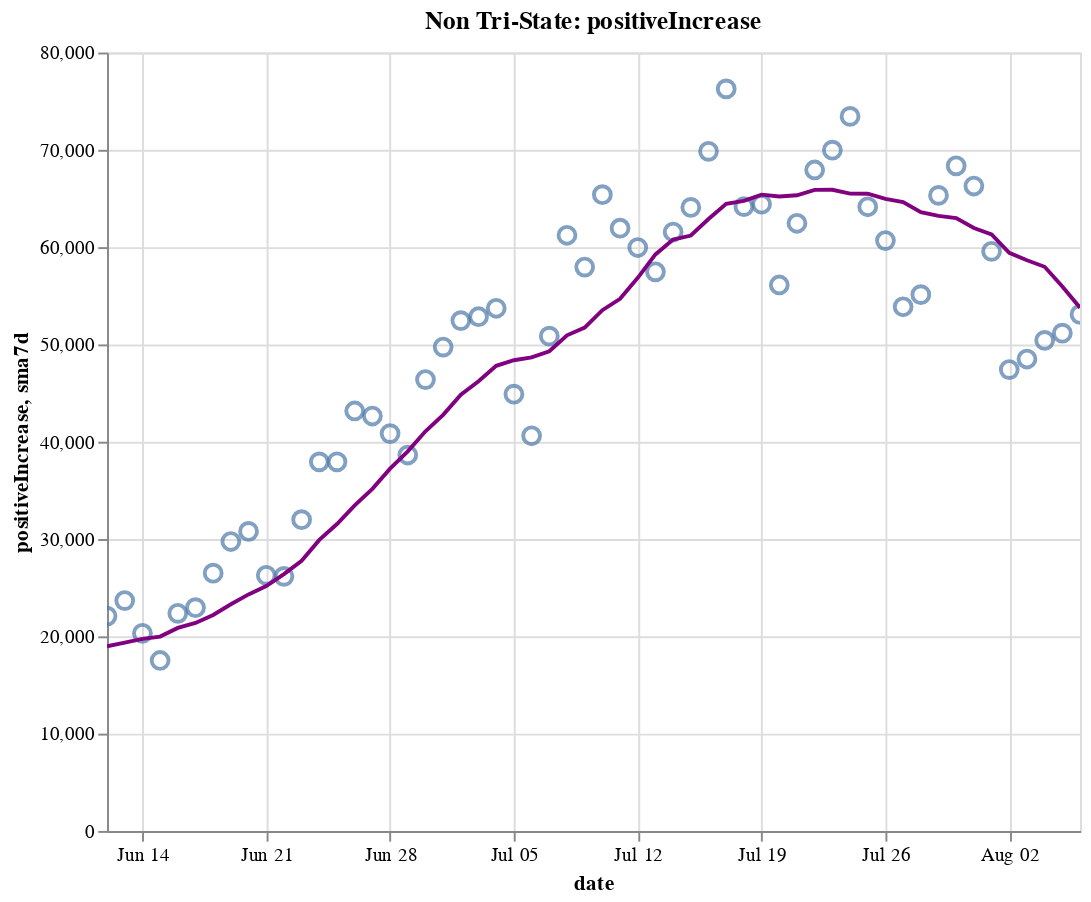

Notebook code for this chart:
### Code cell
create_plot(non_tristate, 'positiveIncrease')

### Figure 1 — Vega-Lite specification as saved in the notebook (floating-point values rounded to 4 significant figures)
{"config": {"view": {"continuousWidth": 400, "continuousHeight": 300}}, "layer": [{"layer": [{"mark": {"type": "point", "size": 75}, "encoding": {"tooltip": [{"type": "temporal", "field": "date"}, {"type": "quantitative", "field": "positiveIncrease"}, {"type": "quantitative", "field": "sma7d"}], "x": {"type": "temporal", "field": "date"}, "y": {"type": "quantitative", "field": "positiveIncrease"}}, "selection": {"selector014": {"type": "interval", "bind": "scales", "encodings": ["x", "y"]}}}, {"mark": {"type": "line", "color": "purple"}, "encoding": {"x": {"type": "temporal", "field": "date"}, "y": {"type": "quantitative", "field": "sma7d"}}}]}, {"mark": {"type": "rule", "color": "#aaa"}, "encoding": {"x": {"type": "temporal", "field": "date"}}, "transform": [{"filter": {"selection": "selector013"}}]}, {"mark": "circle", "encoding": {"opacity": {"condition": {"value": 1, "selection": "selector013"}, "value": 0}, "tooltip": [{"type": "temporal", "field": "date"}, {"type": "quantitative", "field": "positiveIncrease"}, {"type": "quantitative", "field": "sma7d"}], "x": {"type": "temporal", "field": "date"}, "y": {"type": "quantitative", "field": "positiveIncrease"}}, "selection": {"selector013": {"type": "single", "encodings": ["x"], "on": "mouseover", "nearest": true, "empty": "none"}}}, {"mark": {"type": "text", "align": "left", "dx": 5, "dy": -5, "stroke": "white", "strokeWidth": 2}, "encoding": {"text": {"type": "quantitative", "field": "positiveIncrease"}, "tooltip": [{"type": "temporal", "field": "date"}, {"type": "quantitative", "field": "positiveIncrease"}, {"type": "quantitative", "field": "sma7d"}], "x": {"type": "temporal", "field": "date"}, "y": {"type": "quantitative", "field": "positiveIncrease"}}, "transform": [{"filter": {"selection": "selector013"}}]}, {"mark": {"type": "text", "align": "left", "dx": 5, "dy": -5}, "encoding": {"text": {"type": "quantitative", "field": "positiveIncrease"}, "tooltip": [{"type": "temporal", "field": "date"}, {"type": "quantitative", "field": "positiveIncrease"}, {"type": "quantitative", "field": "sma7d"}], "x": {"type": "temporal", "field": "date"}, "y": {"type": "quantitative", "field": "positiveIncrease"}}, "transform": [{"filter": {"selection": "selector013"}}]}], "data": {"name": "data-dd886a3183b45aaa090133a79f2da5a5"}, "height": 400, "title": "Non Tri-State: positiveIncrease", "width": 500, "$schema": "https://vega.github.io/schema/vega-lite/v4.8.1.json", "datasets": {"data-dd886a3183b45aaa090133a79f2da5a5": [{"date": "2020-06-12T00:00:00", "totalTestResultsIncrease": 512100.0, "positiveIncrease": 22080.0, "death": 67250.0, "deathIncrease": 660.0, "positiveRate": 0.043, "state": "Non Tri-State", "sma7d": 18980.0}, {"date": "2020-06-13T00:00:00", "totalTestResultsIncrease": 397700.0, "positiveIncrease": 23680.0, "death": 67780.0, "deathIncrease": 532.0, "positiveRate": 0.06, "state": "Non Tri-State", "sma7d": 19350.0}, {"date": "2020-06-14T00:00:00", "totalTestResultsIncrease": 396300.0, "positiveIncrease": 20310.0, "death": 68060.0, "deathIncrease": 280.0, "positiveRate": 0.051, "state": "Non Tri-State", "sma7d": 19740.0}, {"date": "2020-06-15T00:00:00", "totalTestResultsIncrease": 352800.0, "positiveIncrease": 17520.0, "death": 68360.0, "deathIncrease": 298.0, "positiveRate": 0.05, "state": "Non Tri-State", "sma7d": 19970.0}, {"date": "2020-06-16T00:00:00", "totalTestResultsIncrease": 381800.0, "positiveIncrease": 22370.0, "death": 69000.0, "deathIncrease": 643.0, "positiveRate": 0.059, "state": "Non Tri-State", "sma7d": 20870.0}, {"date": "2020-06-17T00:00:00", "totalTestResultsIncrease": 405300.0, "positiveIncrease": 22950.0, "death": 69700.0, "deathIncrease": 695.0, "positiveRate": 0.057, "state": "Non Tri-State", "sma7d": 21370.0}, {"date": "2020-06-18T00:00:00", "totalTestResultsIncrease": 416700.0, "positiveIncrease": 26490.0, "death": 70330.0, "deathIncrease": 634.0, "positiveRate": 0.064, "state": "Non Tri-State", "sma7d": 22200.0}, {"date": "2020-06-19T00:00:00", "totalTestResultsIncrease": 460300.0, "positiveIncrease": 29740.0, "death": 70920.0, "deathIncrease": 583.0, "positiveRate": 0.065, "state": "Non Tri-State", "sma7d": 23290.0}, {"date": "2020-06-20T00:00:00", "totalTestResultsIncrease": 462100.0, "positiveIncrease": 30780.0, "death": 71480.0, "deathIncrease": 569.0, "positiveRate": 0.067, "state": "Non Tri-State", "sma7d": 24310.0}, {"date": "2020-06-21T00:00:00", "totalTestResultsIncrease": 415400.0, "positiveIncrease": 26270.0, "death": 71740.0, "deathIncrease": 255.0, "positiveRate": 0.063, "state": "Non Tri-State", "sma7d": 25160.0}, {"date": "2020-06-22T00:00:00", "totalTestResultsIncrease": 381000.0, "positiveIncrease": 26160.0, "death": 71980.0, "deathIncrease": 241.0, "positiveRate": 0.069, "state": "Non Tri-State", "sma7d": 26400.0}, {"date": "2020-06-23T00:00:00", "totalTestResultsIncrease": 428400.0, "positiveIncrease": 31990.0, "death": 72590.0, "deathIncrease": 613.0, "positiveRate": 0.075, "state": "Non Tri-State", "sma7d": 27770.0}, {"date": "2020-06-24T00:00:00", "totalTestResultsIncrease": 445400.0, "positiveIncrease": 37930.0, "death": 73240.0, "deathIncrease": 652.0, "positiveRate": 0.085, "state": "Non Tri-State", "sma7d": 29910.0}, {"date": "2020-06-25T00:00:00", "totalTestResultsIncrease": 540400.0, "positiveIncrease": 37940.0, "death": 73840.0, "deathIncrease": 595.0, "positiveRate": 0.07, "state": "Non Tri-State", "sma7d": 31550.0}, {"date": "2020-06-26T00:00:00", "totalTestResultsIncrease": 506600.0, "positiveIncrease": 43160.0, "death": 74410.0, "deathIncrease": 571.0, "positiveRate": 0.085, "state": "Non Tri-State", "sma7d": 33460.0}, {"date": "2020-06-27T00:00:00", "totalTestResultsIncrease": 496300.0, "positiveIncrease": 42640.0, "death": 74870.0, "deathIncrease": 455.0, "positiveRate": 0.086, "state": "Non Tri-State", "sma7d": 35160.0}, {"date": "2020-06-28T00:00:00", "totalTestResultsIncrease": 495100.0, "positiveIncrease": 40840.0, "death": 75100.0, "deathIncrease": 234.0, "positiveRate": 0.082, "state": "Non Tri-State", "sma7d": 37240.0}, {"date": "2020-06-29T00:00:00", "totalTestResultsIncrease": 562800.0, "positiveIncrease": 38640.0, "death": 75400.0, "deathIncrease": 302.0, "positiveRate": 0.069, "state": "Non Tri-State", "sma7d": 39020.0}, {"date": "2020-06-30T00:00:00", "totalTestResultsIncrease": 542100.0, "positiveIncrease": 46390.0, "death": 75940.0, "deathIncrease": 538.0, "positiveRate": 0.086, "state": "Non Tri-State", "sma7d": 41080.0}, {"date": "2020-07-01T00:00:00", "totalTestResultsIncrease": 544600.0, "positiveIncrease": 49730.0, "death": 76580.0, "deathIncrease": 645.0, "positiveRate": 0.091, "state": "Non Tri-State", "sma7d": 42760.0}, {"date": "2020-07-02T00:00:00", "totalTestResultsIncrease": 561100.0, "positiveIncrease": 52450.0, "death": 77240.0, "deathIncrease": 655.0, "positiveRate": 0.093, "state": "Non Tri-State", "sma7d": 44840.0}, {"date": "2020-07-03T00:00:00", "totalTestResultsIncrease": 623000.0, "positiveIncrease": 52850.0, "death": 77760.0, "deathIncrease": 523.0, "positiveRate": 0.085, "state": "Non Tri-State", "sma7d": 46220.0}, {"date": "2020-07-04T00:00:00", "totalTestResultsIncrease": 556800.0, "positiveIncrease": 53720.0, "death": 78030.0, "deathIncrease": 270.0, "positiveRate": 0.096, "state": "Non Tri-State", "sma7d": 47800.0}, {"date": "2020-07-05T00:00:00", "totalTestResultsIncrease": 567400.0, "positiveIncrease": 44890.0, "death": 78210.0, "deathIncrease": 179.0, "positiveRate": 0.079, "state": "Non Tri-State", "sma7d": 48380.0}, {"date": "2020-07-06T00:00:00", "totalTestResultsIncrease": 426400.0, "positiveIncrease": 40610.0, "death": 78420.0, "deathIncrease": 212.0, "positiveRate": 0.095, "state": "Non Tri-State", "sma7d": 48660.0}, {"date": "2020-07-07T00:00:00", "totalTestResultsIncrease": 559800.0, "positiveIncrease": 50850.0, "death": 79280.0, "deathIncrease": 859.0, "positiveRate": 0.091, "state": "Non Tri-State", "sma7d": 49300.0}, {"date": "2020-07-08T00:00:00", "totalTestResultsIncrease": 545600.0, "positiveIncrease": 61220.0, "death": 80010.0, "deathIncrease": 730.0, "positiveRate": 0.112, "state": "Non Tri-State", "sma7d": 50940.0}, {"date": "2020-07-09T00:00:00", "totalTestResultsIncrease": 603500.0, "positiveIncrease": 57950.0, "death": 80840.0, "deathIncrease": 822.0, "positiveRate": 0.096, "state": "Non Tri-State", "sma7d": 51730.0}, {"date": "2020-07-10T00:00:00", "totalTestResultsIncrease": 713500.0, "positiveIncrease": 65390.0, "death": 81650.0, "deathIncrease": 814.0, "positiveRate": 0.092, "state": "Non Tri-State", "sma7d": 53520.0}, {"date": "2020-07-11T00:00:00", "totalTestResultsIncrease": 591200.0, "positiveIncrease": 61950.0, "death": 82350.0, "deathIncrease": 705.0, "positiveRate": 0.105, "state": "Non Tri-State", "sma7d": 54690.0}, {"date": "2020-07-12T00:00:00", "totalTestResultsIncrease": 640600.0, "positiveIncrease": 59960.0, "death": 82810.0, "deathIncrease": 455.0, "positiveRate": 0.094, "state": "Non Tri-State", "sma7d": 56850.0}, {"date": "2020-07-13T00:00:00", "totalTestResultsIncrease": 624500.0, "positiveIncrease": 57460.0, "death": 83080.0, "deathIncrease": 275.0, "positiveRate": 0.092, "state": "Non Tri-State", "sma7d": 59260.0}, {"date": "2020-07-14T00:00:00", "totalTestResultsIncrease": 676900.0, "positiveIncrease": 61550.0, "death": 83790.0, "deathIncrease": 708.0, "positiveRate": 0.091, "state": "Non Tri-State", "sma7d": 60780.0}, {"date": "2020-07-15T00:00:00", "totalTestResultsIncrease": 665700.0, "positiveIncrease": 64080.0, "death": 84610.0, "deathIncrease": 816.0, "positiveRate": 0.096, "state": "Non Tri-State", "sma7d": 61190.0}, {"date": "2020-07-16T00:00:00", "totalTestResultsIncrease": 722900.0, "positiveIncrease": 69850.0, "death": 85500.0, "deathIncrease": 896.0, "positiveRate": 0.097, "state": "Non Tri-State", "sma7d": 62890.0}, {"date": "2020-07-17T00:00:00", "totalTestResultsIncrease": 750100.0, "positiveIncrease": 76260.0, "death": 86420.0, "deathIncrease": 915.0, "positiveRate": 0.102, "state": "Non Tri-State", "sma7d": 64450.0}, {"date": "2020-07-18T00:00:00", "totalTestResultsIncrease": 679400.0, "positiveIncrease": 64160.0, "death": 87260.0, "deathIncrease": 846.0, "positiveRate": 0.094, "state": "Non Tri-State", "sma7d": 64760.0}, {"date": "2020-07-19T00:00:00", "totalTestResultsIncrease": 715500.0, "positiveIncrease": 64410.0, "death": 87770.0, "deathIncrease": 506.0, "positiveRate": 0.09, "state": "Non Tri-State", "sma7d": 65400.0}, {"date": "2020-07-20T00:00:00", "totalTestResultsIncrease": 644300.0, "positiveIncrease": 56110.0, "death": 88110.0, "deathIncrease": 335.0, "positiveRate": 0.087, "state": "Non Tri-State", "sma7d": 65200.0}, {"date": "2020-07-21T00:00:00", "totalTestResultsIncrease": 669000.0, "positiveIncrease": 62450.0, "death": 89120.0, "deathIncrease": 1014.0, "positiveRate": 0.093, "state": "Non Tri-State", "sma7d": 65330.0}, {"date": "2020-07-22T00:00:00", "totalTestResultsIncrease": 693300.0, "positiveIncrease": 67930.0, "death": 90260.0, "deathIncrease": 1137.0, "positiveRate": 0.098, "state": "Non Tri-State", "sma7d": 65880.0}, {"date": "2020-07-23T00:00:00", "totalTestResultsIncrease": 722500.0, "positiveIncrease": 69960.0, "death": 91260.0, "deathIncrease": 999.0, "positiveRate": 0.097, "state": "Non Tri-State", "sma7d": 65900.0}, {"date": "2020-07-24T00:00:00", "totalTestResultsIncrease": 800100.0, "positiveIncrease": 73440.0, "death": 92390.0, "deathIncrease": 1131.0, "positiveRate": 0.092, "state": "Non Tri-State", "sma7d": 65500.0}, {"date": "2020-07-25T00:00:00", "totalTestResultsIncrease": 725600.0, "positiveIncrease": 64150.0, "death": 93400.0, "deathIncrease": 1013.0, "positiveRate": 0.088, "state": "Non Tri-State", "sma7d": 65490.0}, {"date": "2020-07-26T00:00:00", "totalTestResultsIncrease": 737100.0, "positiveIncrease": 60670.0, "death": 93940.0, "deathIncrease": 544.0, "positiveRate": 0.082, "state": "Non Tri-State", "sma7d": 64960.0}, {"date": "2020-07-27T00:00:00", "totalTestResultsIncrease": 641000.0, "positiveIncrease": 53870.0, "death": 94970.0, "deathIncrease": 1026.0, "positiveRate": 0.084, "state": "Non Tri-State", "sma7d": 64640.0}, {"date": "2020-07-28T00:00:00", "totalTestResultsIncrease": 670000.0, "positiveIncrease": 55120.0, "death": 96060.0, "deathIncrease": 1086.0, "positiveRate": 0.082, "state": "Non Tri-State", "sma7d": 63590.0}, {"date": "2020-07-29T00:00:00", "totalTestResultsIncrease": 719600.0, "positiveIncrease": 65320.0, "death": 97520.0, "deathIncrease": 1466.0, "positiveRate": 0.091, "state": "Non Tri-State", "sma7d": 63220.0}, {"date": "2020-07-30T00:00:00", "totalTestResultsIncrease": 702500.0, "positiveIncrease": 68360.0, "death": 98750.0, "deathIncrease": 1229.0, "positiveRate": 0.097, "state": "Non Tri-State", "sma7d": 62990.0}, {"date": "2020-07-31T00:00:00", "totalTestResultsIncrease": 605100.0, "positiveIncrease": 66280.0, "death": 100000.0, "deathIncrease": 1295.0, "positiveRate": 0.11, "state": "Non Tri-State", "sma7d": 61970.0}, {"date": "2020-08-01T00:00:00", "totalTestResultsIncrease": 642900.0, "positiveIncrease": 59570.0, "death": 101200.0, "deathIncrease": 1164.0, "positiveRate": 0.093, "state": "Non Tri-State", "sma7d": 61310.0}, {"date": "2020-08-02T00:00:00", "totalTestResultsIncrease": 605000.0, "positiveIncrease": 47410.0, "death": 101700.0, "deathIncrease": 486.0, "positiveRate": 0.078, "state": "Non Tri-State", "sma7d": 59420.0}, {"date": "2020-08-03T00:00:00", "totalTestResultsIncrease": 626000.0, "positiveIncrease": 48500.0, "death": 102200.0, "deathIncrease": 502.0, "positiveRate": 0.077, "state": "Non Tri-State", "sma7d": 58650.0}, {"date": "2020-08-04T00:00:00", "totalTestResultsIncrease": 617100.0, "positiveIncrease": 50420.0, "death": 103400.0, "deathIncrease": 1162.0, "positiveRate": 0.082, "state": "Non Tri-State", "sma7d": 57980.0}, {"date": "2020-08-05T00:00:00", "totalTestResultsIncrease": 574900.0, "positiveIncrease": 51160.0, "death": 104800.0, "deathIncrease": 1414.0, "positiveRate": 0.089, "state": "Non Tri-State", "sma7d": 55960.0}, {"date": "2020-08-06T00:00:00", "totalTestResultsIncrease": 607100.0, "positiveIncrease": 53090.0, "death": 106000.0, "deathIncrease": 1238.0, "positiveRate": 0.087, "state": "Non Tri-State", "sma7d": 53780.0}]}}
